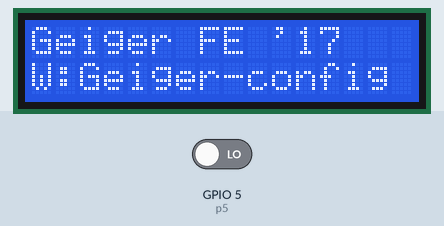
Bench run of a program on a simulated ESP8266 board running MicroPython. Parts: 16×2 character LCD. Inputs (shaded band) come from the test bench; at power-on: GPIO 5 (p5) LOW. Files that are not in the repository are absent; library files of the repository ran but are not shown: lcd_api.py.

Above: at 0.1 s.
At 4.6 s:
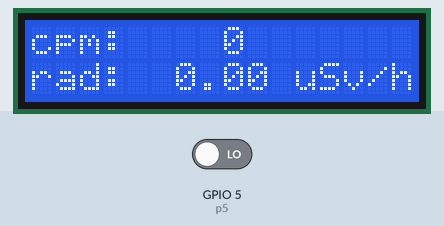
4.7 s: GPIO 5 (p5) driven HIGH
At 5.7 s:
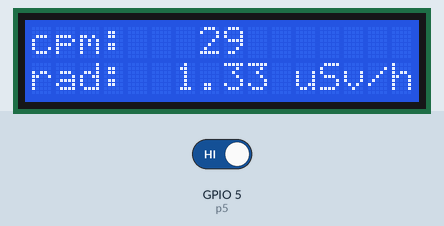
Timing chart, 0 to 7.7 s (numbered marks = the images above; inputs shaded):
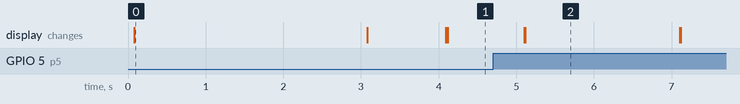

Measured:
- after the input at 4.7 s, the display: first changes after 0.40 s (image 2 shows a later state)
- what the display in image 0 shows lasts 3.0 s, from 0.1 s to 3.1 s
- what the display in image 2 shows lasts 2.0 s, from 5.1 s to 7.1 s

The program:

geiger.py
```python
from machine import Pin, Timer, UART
from utime import ticks_ms, sleep
import os
import network
import socket

from nodemcu_gpio_lcd import GpioLcd


html = """HTTP/1.0 200 OK
Refresh: 2; url=http://192.168.4.1
Content-Type: text/html

<!DOCTYPE html>
<html>
<head> <title>Poletni tabor inovativnih tehnologij 2017</title>
<style>table, th, td { border: 1px solid black; } th, td {padding: 5px; padding-left:15px; padding-right:15px; }</style></head>

    <body> <h1>Geigerjev &#353;tevec</h1><hr>
<table>
	<tr>
	<td>Trenutni CPM</td>
	<td><font size=+3>%s</font></td>
	</tr>
	<tr>
	<td>Sevanje</td>
	<td><font size=+3>%s uSv/h</font></td>
	</tr>
</table>
<br>
	CPM intervala zadnjih 30 s: %s
<br><br>
	%s
    </body>
</html>
"""


CONV_FACTOR=0.044444

count=0
rom_count=0
event_occured=0
last_time=ticks_ms()
tim=Timer(-1)
tim_cpm=Timer(-1)
tim_save=Timer(-1)
tim_uart=Timer(-1)
cpm=0
sv=0.0
file_status=0
uart=None
report_mode=0
lcd=None

def long_to_bytes(a):
	"""Converts 2 bytes integer to encoded string"""
	return("%c%c" % ((a>>8)&0xFF, a&0xFF))

def bytes_to_long(b):
	"""Converts 2 bytes binary to 2 bytes integer"""
	return(b[0]*256+b[1])

def save_file(t):
	"""Saves current rom_count value to file if there is disk space"""
	global file_status, rom_count, report_mode
	if(report_mode==1):  # do not do data logging during normal operation
		rom_count=0
		return
###	print("Saving")
	f=open('data.bin','a')
	if(f.tell()>10000):
		f.close()
		file_status=1 #full
		rom_count=0
		return
	else:
		file_status=0 #not full
		f.write(long_to_bytes(rom_count))
		f.close()
		rom_count=0


def send_data():
	"""Reads the file and sends it to screen"""
	f=open('data.bin','ab')
	length=f.tell()
	f.close()
	f=open('data.bin','rb')
	print(str(int(length/2)))
	for i in range(0, length/2):
		dat=f.read(2)
		print(str(bytes_to_long(dat)))

def delete_file():
	os.remove('data.bin')

def callback(p):
	"""This callback function is called each time the beginning of the pulse is detected on pin 5 -- interrupt call"""
	global count, rom_count, cpm, event_occured, sv, last_time
#	print("Interrupt!")
	count+=1
	rom_count+=1
	event_occured=1
#	now=ticks_ms()
#	delta=now-last_time
#	cpm=count*6000/delta
#	sv=cpm*CONV_FACTOR


def refresh_screen(t):
	"""This function is called every now and then, when screen needs refreshing"""
	global cpm, sv, lcd
	lcd.move_to(0,0)
	lcd.putstr("cpm: {:4d}\nrad:{:6.2f} uSv/h".format(int(cpm),sv))
###	print("Refresh "+str(cpm)+" cpm or "+str(sv)+" uS/h.")

def refresh_cpm(t):
	global cpm, sv, count, last_time
	now=ticks_ms()
	delta=now-last_time
	cpm=count*60000/delta
	sv=cpm*CONV_FACTOR
	count=0
#	sv=0.0
#	cpm=0
	last_time=now


def init_serial():
	"""Initialize serial port"""
	global uart
	uart=UART(0,115200)
	uart.init(115200,bits=8, parity=None, stop=1)

#use print instead
#def send_uart(message):
#	global uart
#	uart.write(message)

def receive_uart():
	global uart
	return uart.read()


def init_sta():
	sta_if=network.WLAN(network.STA_IF)
	sta_if.connect('jeglic', 'ciklama1')
	print(sta_if.ifconfig())


def uart_handler(t):
	global uart,count, report_mode, event_occured
	if(report_mode):
		if event_occured:
			print("1")
			event_occured=0
		else:
			print("0")
	a=receive_uart()
	"""read commands from serial port"
	"n -- go to normal mode, sending 0 or 1 every 10 ms"
	"l -- go to log mode"
	"r -- read (send) data from log file to the UART"
	"d -- delete file"
	"^C -- break program to REPL"
	"""
	if(a is not None):
		if(a[0]==110): #n
			report_mode=1
			###print("going to report")
		elif(a[0]==108): #l
			report_mode=0
		elif(a[0]==114 and report_mode==0): #r
			send_data()
		elif(a[0]==100):
			delete_file() #d


def initialize():
	""" Initialize LCD screen, interrupts, WiFi and timers """
	global count, last_time, tim, tip_cpm, tim_save, tim_uart, uart, lcd
	#SERIAL
	init_serial()
	#NETWORK
	ap_if=network.WLAN(network.AP_IF)
	try:
		f=open('SSID','r')
		ssid=f.readline()
		f.close()
	except:
		ssid='Geiger-config'

	if(ssid==''):
		ssid='Geiger-empty'

	try:
		f=open('CHANNEL','r')
		channel=f.readline()
		f.close()
	except:
		channel=1
	if(channel==''):
		channel=2
	ap_if.config(essid=ssid.strip(), password='12345678', channel=int(channel))
	###print(ap_if.ifconfig())
	#LCD screen
	lcd = GpioLcd(rs_pin=Pin(4), enable_pin=Pin(0), d4_pin=Pin(12), d5_pin=Pin(13), d6_pin=Pin(14), d7_pin=Pin(15), num_lines=2, num_columns=16)
	lcd.putstr("Geiger FE '17\nW:%s" % ssid)
	sleep(3)
	lcd.clear()

	#IRQ and TIMERS
	p5=Pin(5,Pin.IN)
	p5.irq(handler=callback, trigger=Pin.IRQ_RISING, hard=True)
	last_time=ticks_ms()
	tim.init(period=1000, mode=Timer.PERIODIC, callback=refresh_screen)
	tim_cpm.init(period=2000, mode=Timer.PERIODIC, callback=refresh_cpm)
	tim_save.init(period=30000, mode=Timer.PERIODIC, callback=save_file)
	tim_uart.init(period=10, mode=Timer.PERIODIC, callback=uart_handler)

def main_loop():
	global report_mode, count, rom_count,cv,cpm

	addr = socket.getaddrinfo('0.0.0.0', 80)[0][-1]
	s = socket.socket()
	s.bind(addr)
#	s.setblocking(False)
	s.listen(1)

	while True:
		try:
			cl, addr = s.accept()
			###print('client connected from', addr)
			cl_file = cl.makefile('rwb', 0)
			while True:
				line = cl_file.readline()
				###print(line)
				if not line or line == b'\r\n':
					break
			if(report_mode==1):
				rpt="Merilnik deluje v re&#158;imu sprotnega po&#353;iljanja podatkov"
			else:
				rpt="Merilnik deluje v re&#158;imu shranjevanja podatkov v pomnilnik."
			response = html % (str(int(cpm)), str(sv), str(rom_count), rpt)
			cl.send(response)
			cl.close()
		except:
			pass

#Experimental stuff#
#class ControlL():
#	def __repr__(self):
#		global count
#		return count
#
#l=ControlL()
initialize()
main_loop()
```

nodemcu_gpio_lcd.py
```python
"""Implements a HD44780 character LCD connected via NodeMCU GPIO pins."""

from lcd_api import LcdApi
from machine import Pin
from utime import sleep_ms, sleep_us


class GpioLcd(LcdApi):
    """Implements a HD44780 character LCD connected via NodeMCU GPIO pins."""

    def __init__(self, rs_pin, enable_pin, d0_pin=None, d1_pin=None,
                 d2_pin=None, d3_pin=None, d4_pin=None, d5_pin=None,
                 d6_pin=None, d7_pin=None, rw_pin=None, backlight_pin=None,
                 num_lines=2, num_columns=16):
        """Constructs the GpioLcd object. All of the arguments must be Pin
        objects which describe which pin the given line from the LCD is
        connected to.

        When used in 4-bit mode, only D4, D5, D6, and D7 are physically
        connected to the LCD panel. This function allows you call it like
        GpioLcd(rs, enable, D4, D5, D6, D7) and it will interpret that as
        if you had actually called:
        GpioLcd(rs, enable, d4=D4, d5=D5, d6=D6, d7=D7)

        The enable 8-bit mode, you need pass d0 through d7.

        The rw pin isn't used by this library, but if you specify it, then
        it will be set low.
        """
        self.rs_pin = rs_pin
        self.enable_pin = enable_pin
        self.rw_pin = rw_pin
        self.backlight_pin = backlight_pin
        self._4bit = True
        if d4_pin and d5_pin and d6_pin and d7_pin:
            self.d0_pin = d0_pin
            self.d1_pin = d1_pin
            self.d2_pin = d2_pin
            self.d3_pin = d3_pin
            self.d4_pin = d4_pin
            self.d5_pin = d5_pin
            self.d6_pin = d6_pin
            self.d7_pin = d7_pin
            if self.d0_pin and self.d1_pin and self.d2_pin and self.d3_pin:
                self._4bit = False
        else:
            # This is really 4-bit mode, and the 4 data pins were just
            # passed as the first 4 arguments, so we switch things around.
            self.d0_pin = None
            self.d1_pin = None
            self.d2_pin = None
            self.d3_pin = None
            self.d4_pin = d0_pin
            self.d5_pin = d1_pin
            self.d6_pin = d2_pin
            self.d7_pin = d3_pin
        self.rs_pin.init(Pin.OUT)
        self.rs_pin.off()
        if self.rw_pin:
            self.rw_pin.init(Pin.OUT)
            self.rw_pin.off()
        self.enable_pin.init(Pin.OUT)
        self.enable_pin.off()
        self.d4_pin.init(Pin.OUT)
        self.d5_pin.init(Pin.OUT)
        self.d6_pin.init(Pin.OUT)
        self.d7_pin.init(Pin.OUT)
        self.d4_pin.off()
        self.d5_pin.off()
        self.d6_pin.off()
        self.d7_pin.off()
        if not self._4bit:
            self.d0_pin.init(Pin.OUT)
            self.d1_pin.init(Pin.OUT)
            self.d2_pin.init(Pin.OUT)
            self.d3_pin.init(Pin.OUT)
            self.d0_pin.off()
            self.d1_pin.off()
            self.d2_pin.off()
            self.d3_pin.off()
        if self.backlight_pin is not None:
            self.backlight_pin.init(Pin.OUT)
            self.backlight_pin.off()

        # See about splitting this into begin

        sleep_ms(20)   # Allow LCD time to powerup
        # Send reset 3 times
        self.hal_write_init_nibble(self.LCD_FUNCTION_RESET)
        sleep_ms(5)    # need to delay at least 4.1 msec
        self.hal_write_init_nibble(self.LCD_FUNCTION_RESET)
        sleep_ms(1)
        self.hal_write_init_nibble(self.LCD_FUNCTION_RESET)
        sleep_ms(1)
        cmd = self.LCD_FUNCTION
        if not self._4bit:
            cmd |= self.LCD_FUNCTION_8BIT
        self.hal_write_init_nibble(cmd)
        sleep_ms(1)
        LcdApi.__init__(self, num_lines, num_columns)
        if num_lines > 1:
            cmd |= self.LCD_FUNCTION_2LINES
        self.hal_write_command(cmd)

    def hal_pulse_enable(self):
        """Pulse the enable line high, and then low again."""
        self.enable_pin.off()
        sleep_us(1)
        self.enable_pin.on()
        sleep_us(1)       # Enable pulse needs to be > 450 nsec
        self.enable_pin.off()
        sleep_us(100)     # Commands need > 37us to settle

    def hal_write_init_nibble(self, nibble):
        """Writes an initialization nibble to the LCD.

        This particular function is only used during initialization.
        """
        self.hal_write_4bits(nibble >> 4)

    def hal_backlight_on(self):
        """Allows the hal layer to turn the backlight on."""
        if self.backlight_pin:
            self.backlight_pin.on()

    def hal_backlight_off(self):
        """Allows the hal layer to turn the backlight off."""
        if self.backlight_pin:
            self.backlight_pin.off()

    def hal_write_command(self, cmd):
        """Writes a command to the LCD.

        Data is latched on the falling edge of E.
        """
        self.rs_pin.off()
        self.hal_write_8bits(cmd)
        if cmd <= 3:
            # The home and clear commands require a worst
            # case delay of 4.1 msec
            sleep_ms(5)

    def hal_write_data(self, data):
        """Write data to the LCD."""
        self.rs_pin.on()
        self.hal_write_8bits(data)

    def hal_write_8bits(self, value):
        """Writes 8 bits of data to the LCD."""
        if self.rw_pin:
            self.rw_pin.off()
        if self._4bit:
            self.hal_write_4bits(value >> 4)
            self.hal_write_4bits(value)
        else:
            self.d3_pin.value(value & 0x08)
            self.d2_pin.value(value & 0x04)
            self.d1_pin.value(value & 0x02)
            self.d0_pin.value(value & 0x01)
            self.hal_write_4bits(value >> 4)

    def hal_write_4bits(self, nibble):
        """Writes 4 bits of data to the LCD."""
        self.d7_pin.value(nibble & 0x08)
        self.d6_pin.value(nibble & 0x04)
        self.d5_pin.value(nibble & 0x02)
        self.d4_pin.value(nibble & 0x01)
        self.hal_pulse_enable()
```
